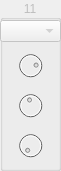
   <widget class="QGroupBox" name="step_11">
    <property name="enabled">
     <bool>false</bool>
    </property>
    <property name="geometry">
     <rect>
      <x>730</x>
      <y>70</y>
      <width>61</width>
      <height>171</height>
     </rect>
    </property>
    <property name="title">
     <string>11</string>
    </property>
    <property name="alignment">
     <set>Qt::AlignCenter</set>
    </property>
    <property name="flat">
     <bool>false</bool>
    </property>
    <property name="checkable">
     <bool>false</bool>
    </property>
    <property name="checked">
     <bool>false</bool>
    </property>
    <widget class="DialKnob" name="ctrl_11">
     <property name="geometry">
      <rect>
       <x>0</x>
       <y>130</y>
       <width>61</width>
       <height>31</height>
      </rect>
     </property>
     <property name="sizePolicy">
      <sizepolicy hsizetype="Fixed" vsizetype="Fixed">
       <horstretch>0</horstretch>
       <verstretch>0</verstretch>
      </sizepolicy>
     </property>
     <property name="minimumSize">
      <size>
       <width>0</width>
       <height>0</height>
      </size>
     </property>
     <property name="maximumSize">
      <size>
       <width>16777215</width>
       <height>16777215</height>
      </size>
     </property>
     <property name="minimum">
      <number>0</number>
     </property>
     <property name="maximum">
      <number>127</number>
     </property>
     <property name="value">
      <number>0</number>
     </property>
     <property name="wrapping">
      <bool>false</bool>
     </property>
     <property name="notchTarget">
      <double>8.000000000000000</double>
     </property>
     <property name="notchesVisible">
      <bool>false</bool>
     </property>
    </widget>
    <widget class="DialKnob" name="velocity_11">
     <property name="geometry">
      <rect>
       <x>0</x>
       <y>50</y>
       <width>61</width>
       <height>31</height>
      </rect>
     </property>
     <property name="sizePolicy">
      <sizepolicy hsizetype="Fixed" vsizetype="Fixed">
       <horstretch>0</horstretch>
       <verstretch>0</verstretch>
      </sizepolicy>
     </property>
     <property name="minimumSize">
      <size>
       <width>0</width>
       <height>0</height>
      </size>
     </property>
     <property name="maximumSize">
      <size>
       <width>16777215</width>
       <height>16777215</height>
      </size>
     </property>
     <property name="minimum">
      <number>0</number>
     </property>
     <property name="maximum">
      <number>127</number>
     </property>
     <property name="value">
      <number>100</number>
     </property>
     <property name="wrapping">
      <bool>false</bool>
     </property>
     <property name="notchTarget">
      <double>8.000000000000000</double>
     </property>
     <property name="notchesVisible">
      <bool>false</bool>
     </property>
    </widget>
    <widget class="DialKnob" name="gate_11">
     <property name="geometry">
      <rect>
       <x>0</x>
       <y>90</y>
       <width>61</width>
       <height>31</height>
      </rect>
     </property>
     <property name="sizePolicy">
      <sizepolicy hsizetype="Fixed" vsizetype="Fixed">
       <horstretch>0</horstretch>
       <verstretch>0</verstretch>
      </sizepolicy>
     </property>
     <property name="minimumSize">
      <size>
       <width>0</width>
       <height>0</height>
      </size>
     </property>
     <property name="maximumSize">
      <size>
       <width>16777215</width>
       <height>16777215</height>
      </size>
     </property>
     <property name="minimum">
      <number>1</number>
     </property>
     <property name="maximum">
      <number>200</number>
     </property>
     <property name="value">
      <number>94</number>
     </property>
     <property name="wrapping">
      <bool>false</bool>
     </property>
     <property name="notchTarget">
      <double>8.000000000000000</double>
     </property>
     <property name="notchesVisible">
      <bool>false</bool>
     </property>
    </widget>
    <widget class="ComboPicker" name="note_11">
     <property name="geometry">
      <rect>
       <x>0</x>
       <y>20</y>
       <width>61</width>
       <height>22</height>
      </rect>
     </property>
    </widget>
   </widget>
